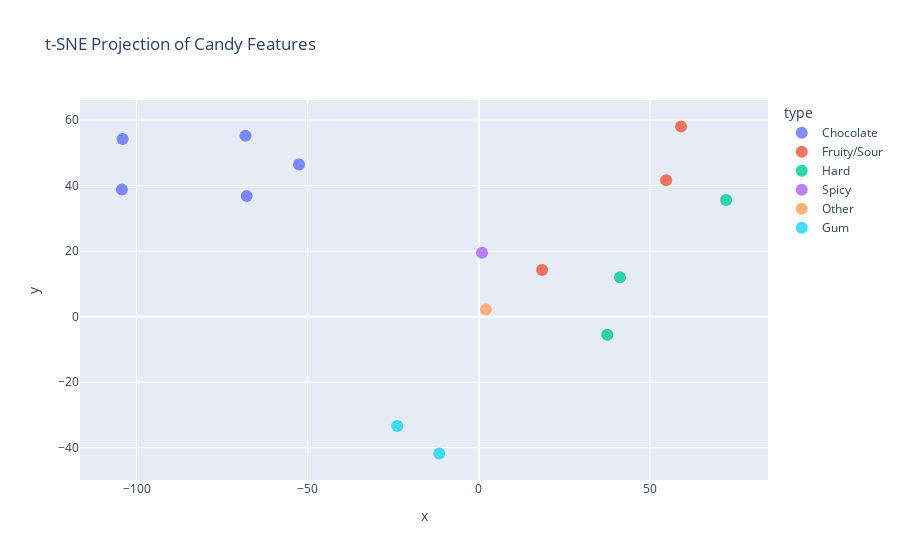

This figure's notebook cell:
### Markdown cell above
We can make a best effort projection of the candies in a 2-D space using the t-SNE algorithm, which will try to preserve the distances between the candies as much as possible.


Note that _we_ added the color overlay by type. The algorithm doesn't know about types, it just tries to preserve the distances between the candies based on their attributes.

### Code cell
candy_features.plot_projection()

### Figure 1 — Plotly figure (JSON) as saved in the notebook; plotly's stock layout.template omitted (floating-point values rounded to 4 significant figures)
{"data": [{"hovertemplate": "<b>%{hovertext}</b><br><br>type=Chocolate<br>x=%{x}<br>y=%{y}<extra></extra>", "hovertext": ["Snickers", "MilkyWay", "M&M", "ReesesCups", "HersheysBar"], "legendgroup": "Chocolate", "marker": {"color": "#636efa", "opacity": 0.8, "size": 12, "symbol": "circle"}, "mode": "markers", "name": "Chocolate", "orientation": "v", "showlegend": true, "type": "scatter", "x": [-104.1, -67.83, -68.18, -104.3, -52.54], "xaxis": "x", "y": [54.21, 36.81, 55.2, 38.83, 46.45], "yaxis": "y"}, {"hovertemplate": "<b>%{hovertext}</b><br><br>type=Fruity/Sour<br>x=%{x}<br>y=%{y}<extra></extra>", "hovertext": ["SourPatch", "Skittles", "Nerds"], "legendgroup": "Fruity/Sour", "marker": {"color": "#EF553B", "opacity": 0.8, "size": 12, "symbol": "circle"}, "mode": "markers", "name": "Fruity/Sour", "orientation": "v", "showlegend": true, "type": "scatter", "x": [59.07, 18.48, 54.72], "xaxis": "x", "y": [58.03, 14.22, 41.64], "yaxis": "y"}, {"hovertemplate": "<b>%{hovertext}</b><br><br>type=Hard<br>x=%{x}<br>y=%{y}<extra></extra>", "hovertext": ["JollyRancher", "Jawbreaker", "TootsiePop"], "legendgroup": "Hard", "marker": {"color": "#00cc96", "opacity": 0.8, "size": 12, "symbol": "circle"}, "mode": "markers", "name": "Hard", "orientation": "v", "showlegend": true, "type": "scatter", "x": [72.24, 37.54, 41.22], "xaxis": "x", "y": [35.61, -5.483, 12.05], "yaxis": "y"}, {"hovertemplate": "<b>%{hovertext}</b><br><br>type=Spicy<br>x=%{x}<br>y=%{y}<extra></extra>", "hovertext": ["HotTamales"], "legendgroup": "Spicy", "marker": {"color": "#ab63fa", "opacity": 0.8, "size": 12, "symbol": "circle"}, "mode": "markers", "name": "Spicy", "orientation": "v", "showlegend": true, "type": "scatter", "x": [0.9205], "xaxis": "x", "y": [19.47], "yaxis": "y"}, {"hovertemplate": "<b>%{hovertext}</b><br><br>type=Other<br>x=%{x}<br>y=%{y}<extra></extra>", "hovertext": ["RedVines"], "legendgroup": "Other", "marker": {"color": "#FFA15A", "opacity": 0.8, "size": 12, "symbol": "circle"}, "mode": "markers", "name": "Other", "orientation": "v", "showlegend": true, "type": "scatter", "x": [2.035], "xaxis": "x", "y": [2.151], "yaxis": "y"}, {"hovertemplate": "<b>%{hovertext}</b><br><br>type=Gum<br>x=%{x}<br>y=%{y}<extra></extra>", "hovertext": ["BigLeagueChew", "HubbaBubba"], "legendgroup": "Gum", "marker": {"color": "#19d3f3", "opacity": 0.8, "size": 12, "symbol": "circle"}, "mode": "markers", "name": "Gum", "orientation": "v", "showlegend": true, "type": "scatter", "x": [-23.84, -11.57], "xaxis": "x", "y": [-33.35, -41.75], "yaxis": "y"}], "layout": {"legend": {"title": {"text": "type"}, "tracegroupgap": 0}, "title": {"text": "t-SNE Projection of Candy Features"}, "xaxis": {"anchor": "y", "domain": [0, 1], "title": {"text": "x"}}, "yaxis": {"anchor": "x", "domain": [0, 1], "title": {"text": "y"}}}}
